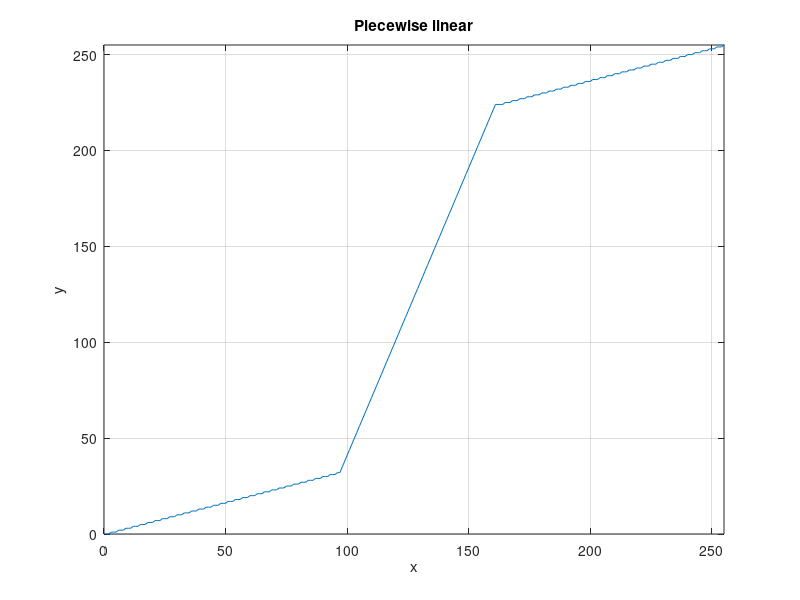
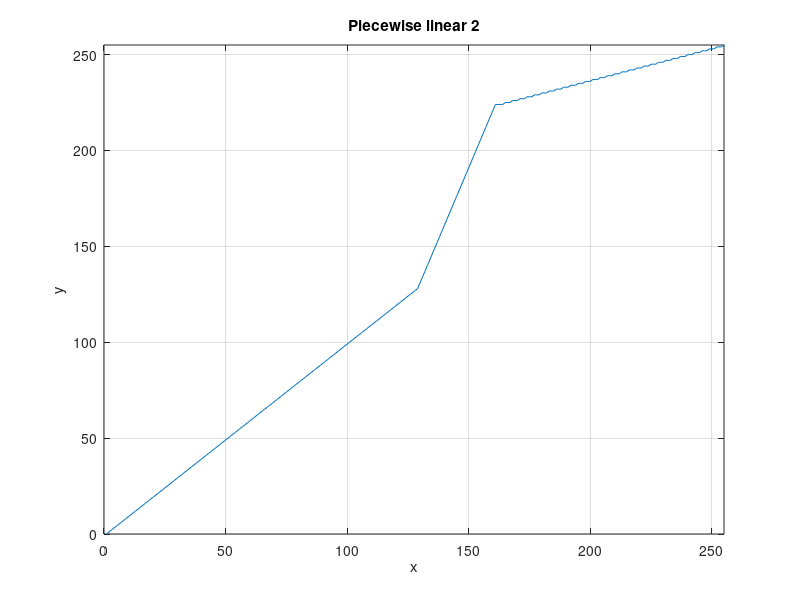

Recreate these plots in MATLAB, in order. (Note: this script raises an error after producing the figures.)
clc, clear all;

%Transformations

	% Piecewise Linear
	y_pwln          = uint8(zeros([1 256]));
	y_pwln(1:97)    = (1/3)*(0:96);
	y_pwln(98:161)  = 3*(97:160) - 256;
	y_pwln(162:256) = (1/3)*(161:255) + 170;
	
	% Piecewise Linear2
	y_pwl2          = uint8(zeros([1 256]));
	y_pwl2(1:128)   = (0:127);
	y_pwl2(129:161) = 3*(128:160) - 256;
	y_pwl2(162:256) = (1/3)*(161:255) + 170;

% LUTs Plots

	figure, plot(y_pwln), title('Piecewise linear'  ), xlim([0 255]), ylim([0 255]), grid on, xlabel('x'), ylabel('y');
	figure, plot(y_pwl2), title('Piecewise linear 2'), xlim([0 255]), ylim([0 255]), grid on, xlabel('x'), ylabel('y');

% Images

	img_orgn = imread('vpfig.png');
	img_pwln = intlut(img_orgn,y_pwln);
	img_pwl2 = intlut(img_orgn,y_pwl2);

% Image Plots

	figure, imshow(img_orgn), xlim([0 255]), ylim([0 255]), title('Original'          );
	figure, imshow(img_pwln), xlim([0 255]), ylim([0 255]), title('Piecewise Linear'  );
	figure, imshow(img_pwl2), xlim([0 255]), ylim([0 255]), title('Piecewise Linear 2');